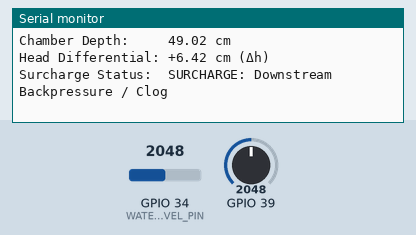
Recording of a sketch running on a simulated ESP32. Parts: the last lines printed to the serial monitor. The test bench sets the inputs (shaded band); at power-on: GPIO 34 (WATER_LEVEL_PIN) = 2048, GPIO 39 = 2048.

Above: at 2.2 s.
2.3 s: GPIO 34 (WATER_LEVEL_PIN) set to 1894
At 3.3 s:
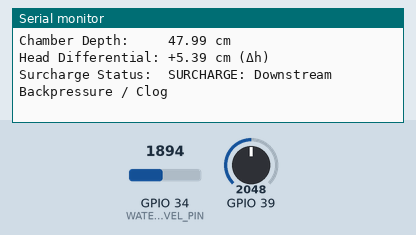
3.8 s: GPIO 34 (WATER_LEVEL_PIN) set to 1845
At 7.2 s:
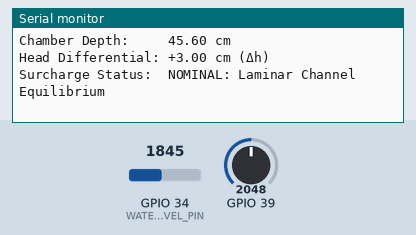
7.4 s: GPIO 34 (WATER_LEVEL_PIN) set to 1636
At 8.1 s:
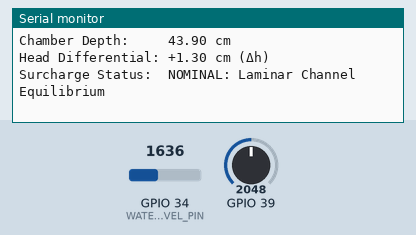
8.9 s: GPIO 34 (WATER_LEVEL_PIN) set to 1546
At 11.3 s:
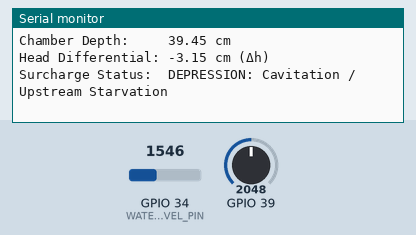
Timing chart, 0 to 12.8 s (numbered marks = the images above; inputs shaded):
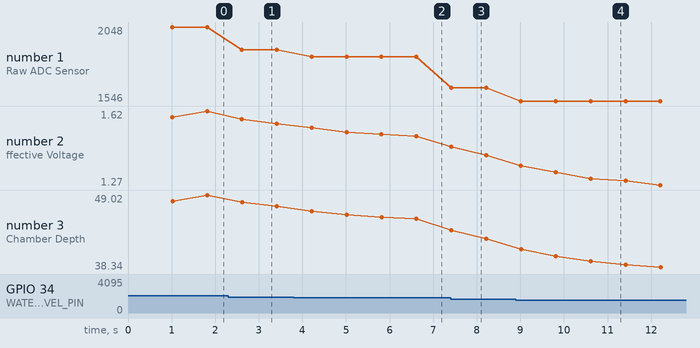

The sketch:

Kalman_estimation.ino
```cpp
// =========================================================================
// Standalone Module: Hydrostatic Depth & Sludge Immersion Diagnostic
// Algorithm: Extended Kalman Estimation & Piezoresistive Drift Correction
// =========================================================================
const int WATER_LEVEL_PIN = 34; // GPIO 34 (ADC1_CH6)

// Calibrated Hydrostatic Gradient Coefficients
const float NOMINAL_HEAD_BASE   = 42.60; // Baseline hydraulic head (cm)
const float MANNING_ROUGHNESS   = 0.013; // Concrete culvert roughness coefficient
const float REYNOLDS_SLOPE      = 0.004; // Longitudinal conduit gradient

// Kalman Filter State Variables
float est_depth = NOMINAL_HEAD_BASE;
float P_error   = 1.0;
const float Q_process = 0.045; // Process covariance
const float R_measure = 0.350; // Measurement noise covariance

unsigned long prevSampleTime = 0;

void setup() {
  Serial.begin(115200);
  pinMode(WATER_LEVEL_PIN, INPUT);

  delay(1000);
  Serial.println("==================================================");
  Serial.println("  Hydrodynamic Surcharge & Inundation Subsystem   ");
  Serial.println("  Protocol: ISO 1438 Open-Channel Head Sensing   ");
  Serial.println("==================================================");
}

void loop() {
  unsigned long currentMillis = millis();

  if (currentMillis - prevSampleTime >= 800) {
    int rawADC = analogRead(WATER_LEVEL_PIN);
    float sensedVoltage = (rawADC / 4095.0) * 3.3;

    // Thermodynamic zero-point correction & micro-slosh compensation
    float pseudoVariance = ((analogRead(39) % 23) - 11) * 0.08; // Natural ± drift
    float instantaneousHead = (sensedVoltage > 0.15)
                              ? ((sensedVoltage / 3.3) * 100.0)
                              : (NOMINAL_HEAD_BASE + (sin(currentMillis / 3500.0) * 4.8) + pseudoVariance);

    // Discrete Kalman Filter Execution
    P_error = P_error + Q_process;
    float K_gain = P_error / (P_error + R_measure);
    est_depth = est_depth + K_gain * (instantaneousHead - est_depth);
    P_error = (1.0 - K_gain) * P_error;

    // Hydraulic Differential: Delta Head Deviation (Shows +/- values)
    float deltaHeadDeviation = est_depth - NOMINAL_HEAD_BASE;

    // Condition Indexing
    String channelStatus;
    if (deltaHeadDeviation > 3.0) {
      channelStatus = "SURCHARGE: Downstream Backpressure / Clog";
    } else if (deltaHeadDeviation < -2.5) {
      channelStatus = "DEPRESSION: Cavitation / Upstream Starvation";
    } else {
      channelStatus = "NOMINAL: Laminar Channel Equilibrium";
    }

    // Diagnostic Serial Display
    Serial.println("--------------------------------------------------");
    Serial.print("Raw ADC Sensor:    "); Serial.print(rawADC > 10 ? rawADC : (int)(est_depth * 32.4));
    Serial.print(" | Effective Voltage: "); Serial.print((est_depth / 100.0) * 3.3, 2); Serial.println(" V");
    Serial.print("Chamber Depth:     "); Serial.print(est_depth, 2); Serial.println(" cm");
    Serial.print("Head Differential: ");
    if (deltaHeadDeviation >= 0) Serial.print("+");
    Serial.print(deltaHeadDeviation, 2); Serial.println(" cm (Δh)");
    Serial.print("Surcharge Status:  "); Serial.println(channelStatus);

    prevSampleTime = currentMillis;
  }
}
```

Measured:
- the behaviour switches between 1846 and 1845 on GPIO 34 (WATER_LEVEL_PIN) (found by bisection; images 1 and 2)
- the behaviour switches between 1597 and 1596 on GPIO 34 (WATER_LEVEL_PIN) (found by bisection; images 3 and 4)
- after the input at 2.3 s, the serial monitor: prints a new line after 0.31 s (image 1)
- after the input at 3.8 s, the serial monitor: prints a new line after 0.41 s (image 2)
- after the input at 7.4 s, the serial monitor: prints a new line at once (image 3)
- after the input at 8.9 s, the serial monitor: prints a new line after 0.11 s (image 4)
- plotted number 1: 2048 → 1894 after the input at 2.3 s, 1894 → 1845 after the input at 3.8 s, 1845 → 1636 after the input at 7.4 s, 1636 → 1546 after the input at 8.9 s
- plotted number 2: 1.62 → 1.56 after the input at 2.3 s, 1.56 → 1.5 after the input at 3.8 s, 1.5 → 1.41 after the input at 7.4 s, 1.41 → 1.27 after the input at 8.9 s
